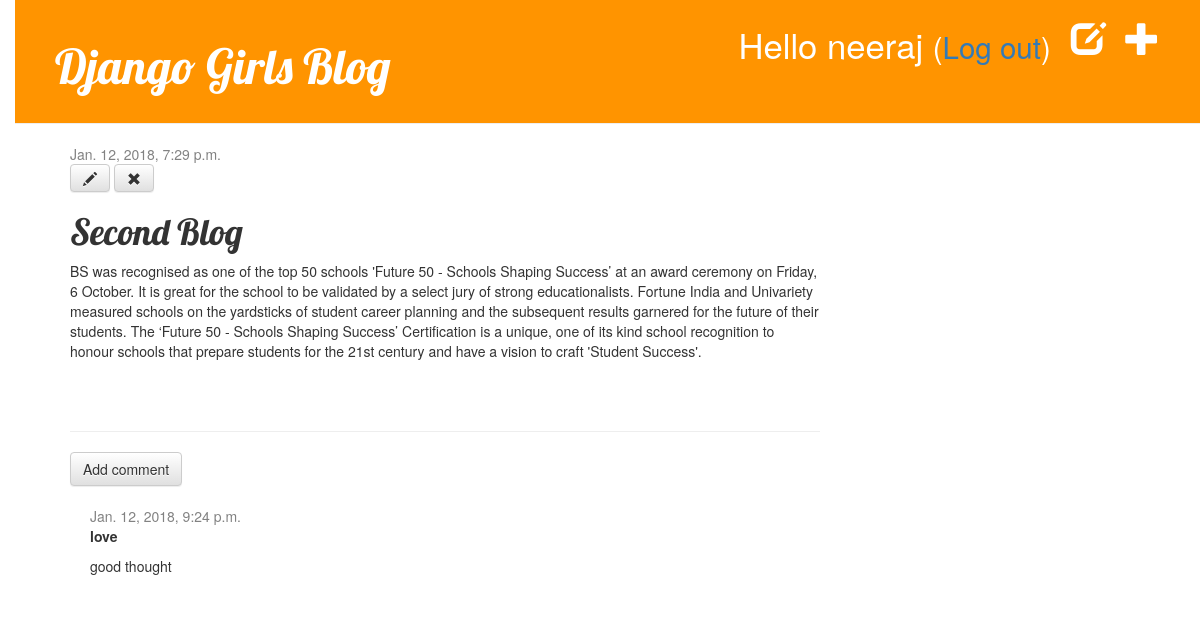
Page /post/2/ (signed in) on the committed database.
### blog/models.py (models this page shows, shortened)
class Post(models.Model):
    author = models.ForeignKey('auth.User')
    title = models.CharField(max_length=200)
    text = models.TextField()
    created_date = models.DateTimeField(
            default=timezone.now)
    published_date = models.DateTimeField(
            blank=True, null=True)

class Comment(models.Model):
    post = models.ForeignKey('blog.Post', related_name='comments')
    author = models.CharField(max_length=200)
    text = models.TextField()
    created_date = models.DateTimeField(default=timezone.now)
    approved_comment = models.BooleanField(default=False)

### blog/views.py (the view)
# urls.py: url(r'^post/(?P<pk>\d+)/$', views.post_detail, name='post_detail'),
def post_detail(request, pk):
    post = get_object_or_404(Post, pk=pk)
    return render(request, 'blog/post_detail.html', {'post': post})

### blog/templates/blog/post_detail.html (shortened to what this page needs)
{% extends 'blog/base.html' %}
{% block content %}
    <div class="post">
        {% if post.published_date %}
    <div class="date">
        {{ post.published_date }}
    </div>
{% else %}
    <a class="btn btn-default" href="{% url 'post_publish' pk=post.pk %}">Publish</a>
{% endif %}
        {% if user.is_authenticated %}
     <a class="btn btn-default" href="{% url 'post_edit' pk=post.pk %}"><span class="glyphicon glyphicon-pencil"></span></a>
    <a class="btn btn-default" href="{% url 'post_remove' pk=post.pk %}"><span class="glyphicon glyphicon-remove"></span></a>
{% endif %}
        <h1>{{ post.title }}</h1>
        <p>{{ post.text|linebreaksbr }}</p>
    </div>
<hr>
<a class="btn btn-default" href="{% url 'add_comment_to_post' pk=post.pk %}">Add comment</a>
{% for comment in post.comments.all %}
    {% if user.is_authenticated or comment.approved_comment %}
    <div class="comment">
        <div class="date">
            {{ comment.created_date }}
        </div>
        <strong>{{ comment.author }}</strong>
        <p>{{ comment.text|linebreaks }}</p>
    </div>
    {% endif %}
{% empty %}
    <p>No comments here yet :(</p>
{% endfor %}
{% endblock %}

### blog/templates/blog/base.html (shortened to what this page needs)
{% load staticfiles %}
<html>
    <head>
        <link rel="stylesheet" href="//maxcdn.bootstrapcdn.com/bootstrap/3.2.0/css/bootstrap.min.css">
        <link rel="stylesheet" href="//maxcdn.bootstrapcdn.com/bootstrap/3.2.0/css/bootstrap-theme.min.css">
        <link rel="stylesheet" href="{% static 'css/blog.css' %}">
    </head>
    <body>
    <div class="page-header">
    {% if user.is_authenticated %}
        <a href="{% url 'post_new' %}" class="top-menu"><span class="glyphicon glyphicon-plus"></span></a>
        <a href="{% url 'post_draft_list' %}" class="top-menu"><span class="glyphicon glyphicon-edit"></span></a>
        <p class="top-menu">Hello {{ user.username }} <small>(<a href="{% url 'logout' %}">Log out</a>)</small></p>
    {% else %}
        <a href="{% url 'login' %}" class="top-menu"><span class="glyphicon glyphicon-lock"></span></a>
    {% endif %}
    <h1><a href="/">Django Girls Blog</a></h1>
</div>
    <div class="content container">
        <div class="row">
            <div class="col-md-8">
            {% block content %}
            {% endblock %}
            </div>
        </div>
    </div>
</body>
</html>

### blog/static/css/blog.css (style rules this page uses)
h1 a { color: #FCA205; font-family: 'Lobster'; }
body { padding-left: 15px; }
.page-header { background-color: #ff9400; margin-top: 0; padding: 20px 20px 20px 40px; }
.page-header h1, .page-header h1 a, .page-header h1 a:visited, .page-header h1 a:active { color: #ffffff; font-size: 36pt; text-decoration: none; }
.content { margin-left: 40px; }
h1, h2, h3, h4 { font-family: 'Lobster', cursive; }
.date { color: #828282; }
.top-menu, .top-menu:hover, .top-menu:visited { color: #ffffff; float: right; font-size: 26pt; margin-right: 20px; }
.post { margin-bottom: 70px; }
.comment { margin: 20px 0px 20px 20px; }

### rows in the picture
Post: published_date "Jan. 12, 2018, 7:29 p.m.", title "Second Blog", text "BS was recognised as one of the top 50 schools 'Future 50 - Schools Shaping Success’ at an award ceremony on Friday, 6 October. It is great for the school to be validated by a select jury of strong educationalists. Fortune India and Univariety measured schools on the yardsticks of student career planning and the subsequent results garnered for the future of their students. The ‘Future 50 - Schools Shaping Success’ Certification is a unique, one of its kind school recognition to honour schools that prepare students for the 21st century and have a vision to craft 'Student Success'."
Comment: created_date "Jan. 12, 2018, 9:24 p.m.", author "love", text "good thought"

### other values in the picture
{{ user.username }} "neeraj"
